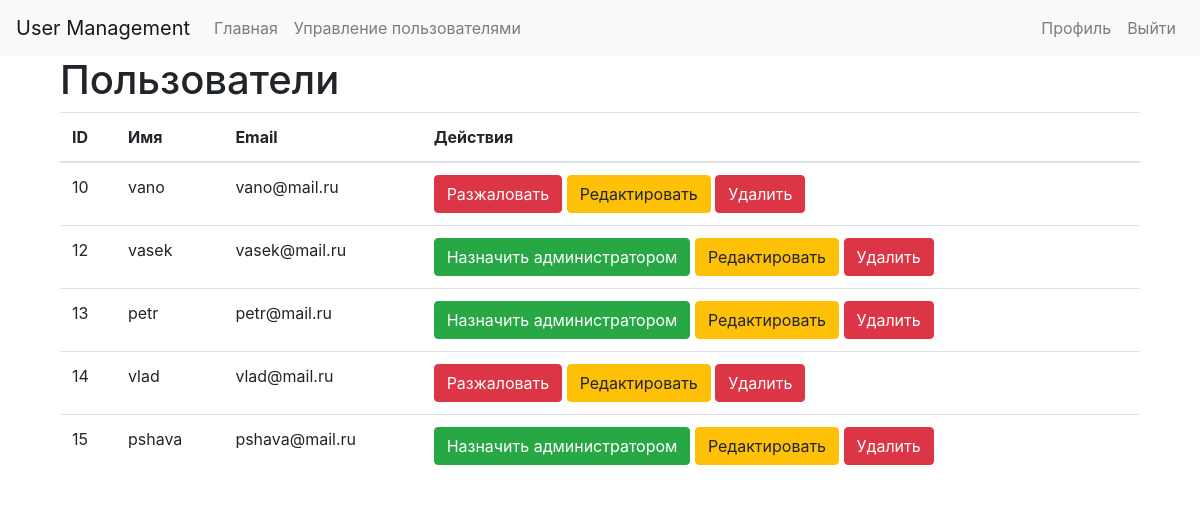
The app's page /users/index.php (signed in) with its own data.
### tables this page shows
CREATE TABLE `users` (
  `id` int(11) NOT NULL,
  `name` varchar(255) NOT NULL,
  `status` varchar(255) DEFAULT NULL,
  `email` varchar(255) NOT NULL,
  `date` timestamp NOT NULL DEFAULT CURRENT_TIMESTAMP,
  `group_id` int(11) NOT NULL DEFAULT '1',
  `password` varchar(255) NOT NULL
);

### classes/Config.php (called while the page is built)
<?php
class Config
{
    public static function get($path = null)
    {
        if($path)
        {
            $config = $GLOBALS['config'];
            $path = explode('.', $path);
            foreach ($path as $item)
            {
                if(isset($config[$item]))
                    $config = $config[$item];
            }
            return $config;
        }
        return false;
    }
}

### classes/DataBase.php (called while the page is built, shortened)
<?php
class DataBase
{
    private static $instance = null;
    private $pdo, $query, $error = false, $results, $count;
    private function __construct($pdo)
    {
        try
        {
            $this->pdo = $pdo;
        }
        catch(PDOException $exception)
        {
            die($exception->getMessage());
        }
    }
    public static function getInstance()
    {
        if(!isset(self::$instance))
        {
            self::$instance = new self( new PDO("mysql:host=" . Config::get('mysql.host') . "; dbname=" . Config::get('mysql.database'), Config::get('mysql.username'), Config::get('mysql.password')) );
        }
        return self::$instance;
    }
    public function getAll($table)
    {
        $sql = "SELECT * FROM $table";
        if(!$this->query($sql)->error())
            return $this;
        return false;
    }
    public function query($sql, $params = [])
    {
        $this->error = false;
        $this->query = $this->pdo->prepare($sql);
        if( count($params) )
        {
            $i = 1;
            foreach ($params as $param)
            {
                $this->query->bindValue($i, $param);
                $i++;
            }
        }
        if(!$this->query->execute())
        {
            $this->error = true;
        }
        else
        {
            $this->results = $this->query->fetchAll(PDO::FETCH_OBJ);
            $this->count = $this->query->rowCount();
        }
        return $this;
    }
    public function error()
    {
        return $this->error;
    }
    public function results()
    {
        return $this->results;
    }
    public function first()
    {
        return $this->results()[0];
    }
    public function count()
    {
        return $this->count;
    }
    public function get($table, $where = [])
    {
        return $this->action("SELECT *", $table, $where);
    }
    public function action($action, $table, $where = [])
    {
        if( count($where) === 3 )
        {
            $operators = ['=', '>', '<', '>=', '<='];
            $field = $where[0];
            $operator = $where[1];
            $value = $where[2];
            if( in_array($operator, $operators) )
            {
                $sql = "$action FROM $table WHERE $field $operator ?";
                if( !$this->query($sql, [$value])->error() )
                {
                    return $this;
                }
            }
        }
        return false;
    }
}

### classes/User.php (called while the page is built, shortened)
<?php
class User
{
    private $db, $data, $session_name, $isLoggedIn, $cookieName;
    public function __construct($user = null)
    {
        $this->db = DataBase::getInstance();
        $this->session_name = Config::get('session.user_session');
        if(!$user)
        {
            if(Session::exists($this->session_name)) {
                $user = Session::get($this->session_name);
                if($this->find($user))
                {
                    $this->isLoggedIn = true;
                }
            }
        }
        else
        {
            $this->find($user);
        }
    }
    public function find($value = null)
    {
        if(is_numeric($value))
        {
            $this->data = $this->db->get('users', ['id', '=', $value])->first();
        }
        else
        {
            $this->data = $this->db->get('users', ['email', '=', $value])->first();
        }
        if($this->data)
        {
            return true;
        }
        return false;
    }
    public function data()
    {
        return $this->data;
    }
    public function isLoggedIn()
    {
        return $this->isLoggedIn;
    }
    public function hasPermissions($key = null)
    {
        $group = $this->db->get('groups', ['id', '=', $this->data()->group_id]);
        if($group->count())
        {
            $permissions = $group->first()->permissions;
            $permissions = json_decode($permissions, true);
            if($permissions[$key])
                return true;
        }
        return false;
    }
}

### classes/Session.php (called while the page is built, shortened)
<?php
class Session
{
    public static function exists($name)
    {
        return (isset($_SESSION[$name])) ? true : false;
    }
    public static function get($name)
    {
        return $_SESSION[$name];
    }
}

### users/index.php (the view, shortened to what this page needs)
<?php
$user = new User;
$users = DataBase::getInstance()->getAll('users')->results();
?>
<!doctype html>
<html lang="en">
  <head>
	<link rel="stylesheet" href="https://stackpath.bootstrapcdn.com/bootstrap/4.4.1/css/bootstrap.min.css">
	<link rel="stylesheet" href="https://stackpath.bootstrapcdn.com/font-awesome/4.7.0/css/font-awesome.min.css">
  </head>
  <body>
    <nav class="navbar navbar-expand-lg navbar-light bg-light">
      <a class="navbar-brand" href="/">User Management</a>
      <div class="collapse navbar-collapse" id="navbarSupportedContent">
        <ul class="navbar-nav mr-auto">
          <li class="nav-item">
            <a class="nav-link" href="/">Главная</a>
          </li>
            <?php
            if($user->hasPermissions('admin'))
                echo '<li class="nav-item"><a class="nav-link" href="/users/index.php">Управление пользователями</a></li>';
            ?>
        </ul>
        <ul class="navbar-nav">
            <?php
            if($user->isLoggedIn())
            {
                echo '<li class="nav-item"><a href="/profile.php" class="nav-link">Профиль</a></li>';
                echo '<li class="nav-item"><a href="/logout.php" class="nav-link">Выйти</a></li>';
            }
            else
            {
                echo '<li class="nav-item"><a href="/login.php" class="nav-link">Войти</a></li>';
                echo '<li class="nav-item"><a href="/register.php" class="nav-link">Регистрация</a></li>';
            }
            ?>
        </ul>
      </div>
  </nav>
    <div class="container">
      <div class="col-md-12">
        <h1>Пользователи</h1>
        <table class="table">
          <thead>
            <tr>
              <th>ID</th>
              <th>Имя</th>
              <th>Email</th>
              <th>Действия</th>
            </tr>
          </thead>
          <tbody>
          <?php if( is_array($users) && !empty($users) ):?>
              <?php foreach ($users as $objUser):?>
                  <?php $currentUser = new User($objUser->id);?>
                  <tr>
                      <td><?php echo $objUser->id?></td>
                      <td><?php echo $objUser->name?></td>
                      <td><?php echo $objUser->email?></td>
                      <td>
                          <?php if($currentUser->hasPermissions('admin')):?>
                              <a href=".?down=<?php echo $currentUser->data()->id?>" class="btn btn-danger">Разжаловать</a>
                          <?php else:?>
                            <a href=".?up=<?php echo $currentUser->data()->id?>" class="btn btn-success">Назначить администратором</a>
                          <?php endif?>
                          <a href="edit.php?id=<?php echo $objUser->id?>" class="btn btn-warning">Редактировать</a>
                          <a href=".?delete=<?php echo $currentUser->data()->id?>" class="btn btn-danger" onclick="return confirm('Вы уверены?');">Удалить</a>
                      </td>
                  </tr>
              <?php endforeach?>
          <?php endif?>
          </tbody>
        </table>
      </div>
    </div>
  </body>
</html>

### records on screen
users: id "10", name "vano", email "vano@mail.ru"
users: id "12", name "vasek", email "vasek@mail.ru"
users: id "13", name "petr", email "petr@mail.ru"
users: id "14", name "vlad", email "vlad@mail.ru"
users: id "15", name "pshava", email "pshava@mail.ru"
